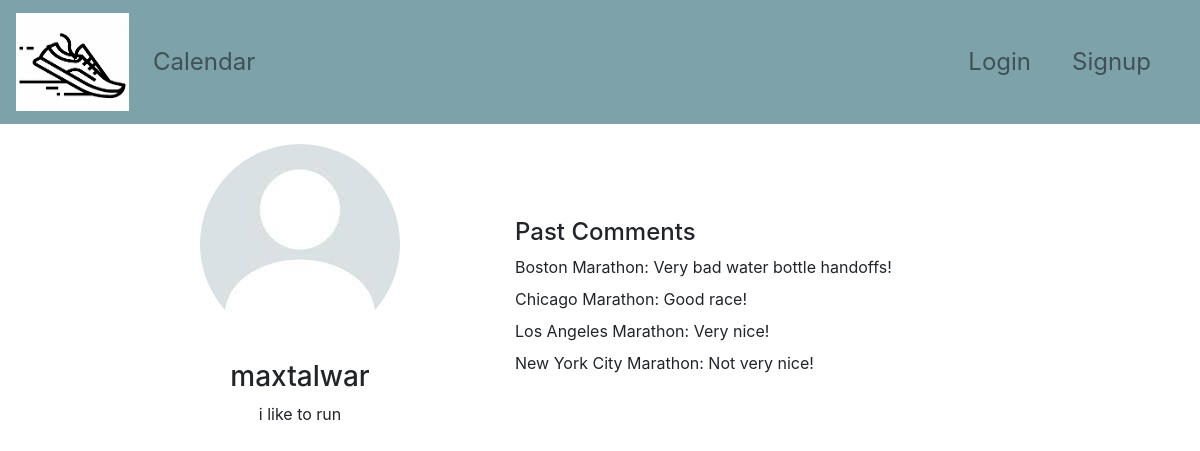
The page /profile/maxtalwar on the database as committed earlier.
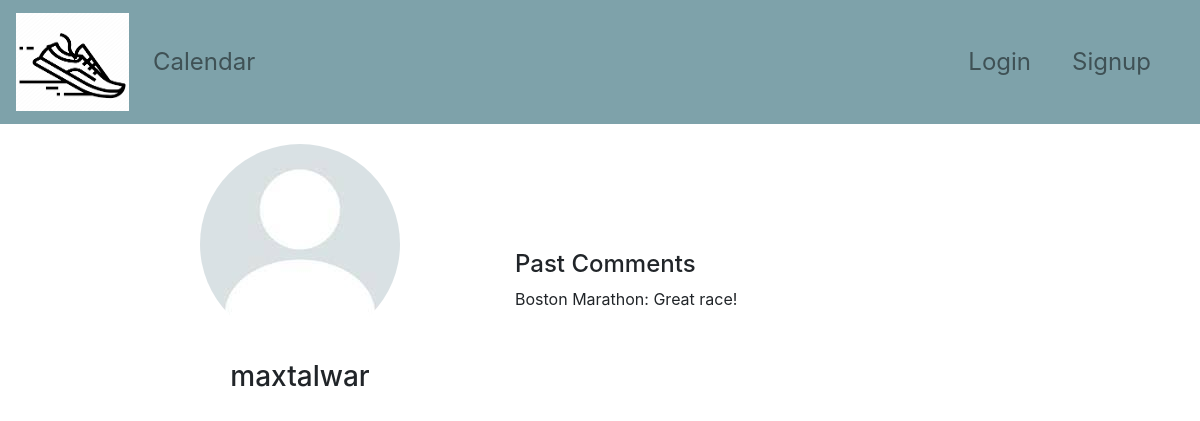
The same page on the database as committed later.
### models.py (models this page shows, shortened)
class User(Base):
    __tablename__ = "users"
    id = Column("id", INTEGER, primary_key=True)
    username = Column("username", TEXT, nullable=False)
    email = Column("email", TEXT, nullable=False)
    password = Column("password", TEXT, nullable=False)
    first_name = Column("first_name", TEXT, nullable=True)
    last_name = Column("last_name", TEXT, nullable=True)
    bio = Column("bio", TEXT, nullable=True)
    profile_pic = Column("profile_pic", TEXT, nullable=False)
    reviews = relationship("Review", back_populates="user")

### app.py (the view)
@app.route("/profile", defaults={"username": None})
@app.route("/profile/<username>")
def profile(username):
    logged_in_user = None
    if "username" in session:
        logged_in_user = session["username"]
    if not username:
        if logged_in_user == None:
            return redirect(url_for("login"))
        username = logged_in_user
    user = db_session.query(User).filter(User.username == username).first()
    if user is None:
        flash("User not found. Please log in again.", "warning")
        session.pop("username", None)
        return redirect(url_for("login"))
    reviews = db_session.query(Race.race_name, Review.review_text).filter(Review.user_id == user.id).join(Race, Review.race_id == Race.id).all()
    comments = []
    for race_name, review_text in reviews:
        comments.append(f"{race_name}: {review_text}")
    return render_template("profile.html", comments = comments, user = user, logged_in_user = logged_in_user)

### templates/profile.html (shortened to what this page needs)
{% extends "base.html" %}
{% block content %}
<head>
    <link rel="stylesheet" href="https://maxcdn.bootstrapcdn.com/bootstrap/4.5.2/css/bootstrap.min.css">
    <link rel="stylesheet" href="{{ url_for('static', filename='style.css') }}">
</head>
<body>
    <div class="container-fluid profile-container">
        <div class="row justify-content-center align-items-center">
            <div class="col-md-4 text-center">
                <div class="profile-img">
                    <img src="{{ url_for('static', filename='assets/profile_photo.jpeg') }}" alt="Profile Photo" class="img-fluid rounded-circle">
                </div>
                <div class="profile-bio">
                    <h3>{{ user.username}}</h3>
                    <p>{{ user.bio }}</p>
                </div>
            </div>
            <div class="col-md-6">
                <div class="profile-comments">
                    <h4>Past Comments</h4>
                    <ul>
                        {% for comment in comments %}
                            <li>{{ comment }}</li>
                        {% endfor %}
                    </ul>
                </div>
            </div>
        </div>
    </div>
</body>
{% endblock %}

### templates/base.html (shortened to what this page needs)
<!DOCTYPE html>
<html lang="en">
<head>
    <link rel="stylesheet" href="{{url_for('static', filename='styles/style.css')}}">
    <link rel="stylesheet" href="https://maxcdn.bootstrapcdn.com/bootstrap/4.5.2/css/bootstrap.min.css">
</head>
<body>
    <nav class="navbar navbar-expand-lg navbar-light bg-color">
        <a class="navbar-brand" href="#">
            <img src="{{ url_for('static', filename='assets/logo.png') }}" width="113" height="98" alt="Logo">
        </a>
        <ul class="navbar-nav mr-auto">
            <li class="nav-item">
                <a class="nav-link" href="{{ url_for('calendar')}}">Calendar</a>
            </li>
        </ul>
        <div class="collapse navbar-collapse justify-content-end" id="navbarNav">
            <ul class="navbar-nav">
                {% if session["username"] %}
                    <li class="nav-item profile-link">
                        <a class="nav-link" href="{{ url_for('profile') }}">Profile</a>
                    </li>
                    <li class="nav-item">
                        <a class="nav-link" href="{{ url_for('logout') }}">Logout</a>
                    </li>
                {% else %}
                    <li class="nav-item">
                        <a class="nav-link" href="{{ url_for('login') }}">Login</a>
                    </li>
                    <li class="nav-item">
                        <a class="nav-link" href="{{ url_for('signup') }}">Signup</a>
                    </li>
                {% endif %}
            </ul>
        </div>
    </nav>
    {% block content %}{% endblock %}
</body>
</html>

### static/styles/style.css (style rules this page uses)
body { background-color: #fff; }
.navbar { background-color: #7EA2AA; }
.container-fluid { margin-top: 20px; }
.navbar-nav .nav-link { font-size: 1.5rem; padding: 0.5rem; margin-right: 25px; }
.profile-img { margin-bottom: 1rem; }
.profile-bio h3 { margin-top: 1rem; margin-bottom: 0; }
.profile-comments { margin-top: 1rem; }
.profile-comments ul { list-style: none; margin: 0; padding: 0; }
.profile-comments ul li { margin-bottom: 0.5rem; }

Rows that differ between the two databases and show on the page:
changed User "maxtalwar": bio "i like to run" → (not shown)
Other text that changed with them:
new list line: "Boston Marathon: Great race!"
list line gone: "Boston Marathon: Very bad water bottle handoffs!"
list line gone: "Chicago Marathon: Good race!"
list line gone: "Los Angeles Marathon: Very nice!"
list line gone: "New York City Marathon: Not very nice!"
